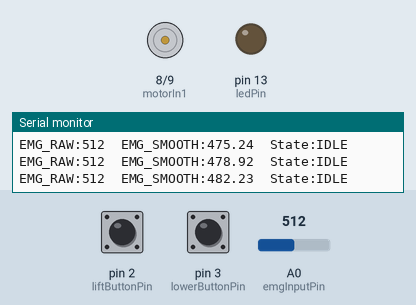
A sketch run on a simulated Arduino Uno, built with avr-gcc and run on an emulated ATmega328P. Parts: motor-driver pin pairs drawn as motors (green arrow = first pin HIGH = forward, orange = second pin HIGH = backward, longer = more drive, scaled by the enable pin), output pins drawn as LEDs (lit = HIGH), the last lines printed to the serial monitor. Inputs (shaded band) come from the test bench; at power-on: pin 2 (liftButtonPin) HIGH, pin 3 (lowerButtonPin) HIGH, A0 (emgInputPin) = 512.

Above: at 1.2 s.
1.3 s: pin 2 (liftButtonPin) pulled LOW for 0.15 s
At 1.37 s:
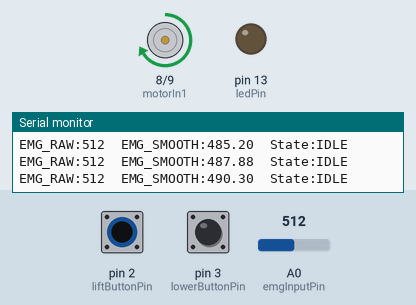
2.9 s: pin 3 (lowerButtonPin) pulled LOW for 0.15 s
At 2.98 s:
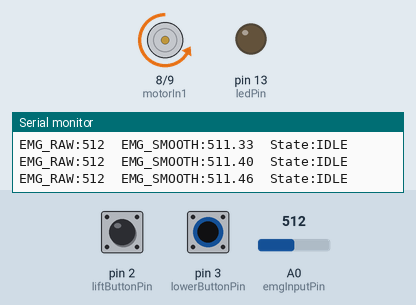
10.5 s: pin 2 (liftButtonPin) pulled LOW for 0.15 s
At 11.3 s:
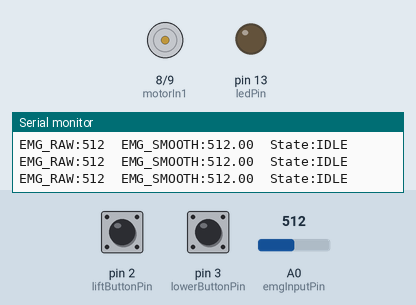
13.6 s: pin 3 (lowerButtonPin) pulled LOW for 1 s
At 14.4 s:
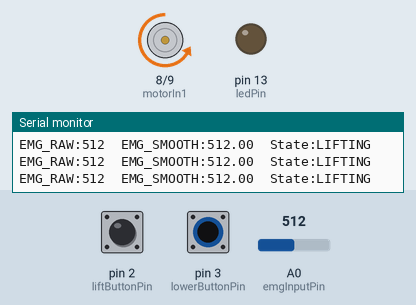
Timing chart, 0 to 16.6 s (numbered marks = the images above; inputs shaded):
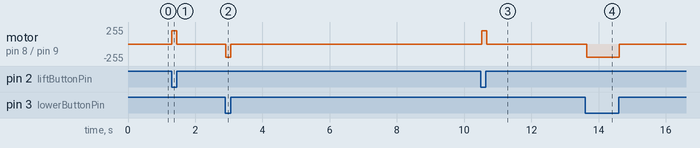

Measured:
- after the input at 1.3 s, motor on pin 8 (motorIn1) / pin 9 (motorIn2): stopped → forward 200/255 at once, → stopped 0.15 s later
- after the input at 2.9 s, motor on pin 8 (motorIn1) / pin 9 (motorIn2): stopped → backward 200/255 at once, → stopped 0.15 s later
- after the input at 10.5 s, motor on pin 8 (motorIn1) / pin 9 (motorIn2): stopped → forward 200/255 at once, → stopped 0.15 s later
- after the input at 13.6 s, motor on pin 8 (motorIn1) / pin 9 (motorIn2): stopped → backward 200/255 at once, → stopped 0.98 s later

The sketch:

exoskeleton_control.ino
```cpp
// --- Exoskeleton Arm Arduino Code ---
// Version: 1.1
// Author: Abhishek Tyagi
// Description: Button + EMG-based control with runtime safety, smoothing, and feedback

// --- Pin Definitions ---
const int liftButtonPin = 2;
const int lowerButtonPin = 3;
const int emgInputPin = A0;
const int motorIn1 = 8;
const int motorIn2 = 9;
const int enablePin = 10;
const int ledPin = 13; // Also used as mode indicator

// --- Configuration ---
bool useEMG = false;                    // Set true to use EMG instead of buttons
const int emgThreshold = 300;           // Activation threshold
const float alpha = 0.1;                // EMA smoothing factor
unsigned long maxRunTime = 5000;        // Max actuator time (ms)

// --- State ---
unsigned long startTime = 0;
bool isLifting = false;
float smoothedEMG = 0;

// --- Setup ---
void setup() {
  pinMode(liftButtonPin, INPUT_PULLUP);
  pinMode(lowerButtonPin, INPUT_PULLUP);
  pinMode(motorIn1, OUTPUT);
  pinMode(motorIn2, OUTPUT);
  pinMode(enablePin, OUTPUT);
  pinMode(ledPin, OUTPUT);
  Serial.begin(9600);
  digitalWrite(ledPin, LOW);
}

// --- Main Loop ---
void loop() {
  int liftBtn = digitalRead(liftButtonPin);
  int lowerBtn = digitalRead(lowerButtonPin);
  int emgRaw = analogRead(emgInputPin);

  // Smooth the EMG using exponential moving average
  smoothedEMG = alpha * emgRaw + (1 - alpha) * smoothedEMG;

  // Show control mode via LED blink
  if (useEMG) {
    digitalWrite(ledPin, millis() % 1000 < 100);  // Blinks every second
  }

  // --- Control Logic ---
  if (useEMG && smoothedEMG > emgThreshold) {
    lift();
  } else if (!useEMG && liftBtn == LOW) {
    lift();
  } else if (!useEMG && lowerBtn == LOW) {
    lower();
  } else {
    stopMotor();
  }

  // --- Safety Cutoff ---
  if (isLifting && (millis() - startTime > maxRunTime)) {
    stopMotor();
    Serial.println("Safety Stop Triggered");
  }

  // --- Debug Output ---
  Serial.print("EMG_RAW:");
  Serial.print(emgRaw);
  Serial.print("  EMG_SMOOTH:");
  Serial.print(smoothedEMG);
  Serial.print("  State:");
  Serial.println(isLifting ? "LIFTING" : "IDLE");
}

// --- Actuation Functions ---
void lift() {
  digitalWrite(motorIn1, HIGH);
  digitalWrite(motorIn2, LOW);
  analogWrite(enablePin, 200);
  if (!isLifting) {
    startTime = millis();
    isLifting = true;
  }
}

void lower() {
  digitalWrite(motorIn1, LOW);
  digitalWrite(motorIn2, HIGH);
  analogWrite(enablePin, 180);
  if (!isLifting) {
    startTime = millis();
    isLifting = true;
  }
}

void stopMotor() {
  digitalWrite(motorIn1, LOW);
  digitalWrite(motorIn2, LOW);
  analogWrite(enablePin, 0);
  isLifting = false;
}
```
